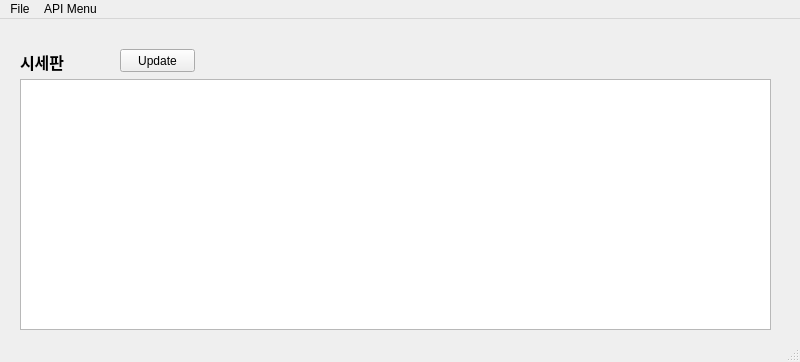
<?xml version="1.0" encoding="UTF-8"?>
<ui version="4.0">
 <class>MainWindow</class>
 <widget class="QMainWindow" name="MainWindow">
  <property name="geometry">
   <rect>
    <x>0</x>
    <y>0</y>
    <width>800</width>
    <height>362</height>
   </rect>
  </property>
  <property name="windowTitle">
   <string>MainWindow</string>
  </property>
  <widget class="QWidget" name="centralwidget">
   <widget class="QTableWidget" name="price_table">
    <property name="geometry">
     <rect>
      <x>20</x>
      <y>60</y>
      <width>751</width>
      <height>251</height>
     </rect>
    </property>
   </widget>
   <widget class="QLabel" name="label">
    <property name="geometry">
     <rect>
      <x>20</x>
      <y>31</y>
      <width>61</width>
      <height>21</height>
     </rect>
    </property>
    <property name="font">
     <font>
      <family>맑은 고딕</family>
      <pointsize>12</pointsize>
      <weight>75</weight>
      <bold>true</bold>
     </font>
    </property>
    <property name="focusPolicy">
     <enum>Qt::ClickFocus</enum>
    </property>
    <property name="text">
     <string>시세판</string>
    </property>
   </widget>
   <widget class="QPushButton" name="pushButton">
    <property name="geometry">
     <rect>
      <x>120</x>
      <y>30</y>
      <width>75</width>
      <height>23</height>
     </rect>
    </property>
    <property name="text">
     <string>Update</string>
    </property>
   </widget>
  </widget>
  <widget class="QMenuBar" name="menubar">
   <property name="geometry">
    <rect>
     <x>0</x>
     <y>0</y>
     <width>800</width>
     <height>21</height>
    </rect>
   </property>
   <widget class="QMenu" name="menuAPI_Menu">
    <property name="title">
     <string>API Menu</string>
    </property>
    <addaction name="actionConnect"/>
    <addaction name="actionSubscribe_Price"/>
    <addaction name="actionUnsubscribe_Price"/>
    <addaction name="actionGetHistoryData"/>
    <addaction name="actionGetMasterData"/>
    <addaction name="actionGetETPPrice"/>
   </widget>
   <widget class="QMenu" name="menuFile">
    <property name="title">
     <string>File</string>
    </property>
    <addaction name="actionQuit"/>
   </widget>
   <addaction name="menuFile"/>
   <addaction name="menuAPI_Menu"/>
  </widget>
  <widget class="QStatusBar" name="statusbar"/>
  <action name="actionConnect">
   <property name="text">
    <string>Check Connection</string>
   </property>
  </action>
  <action name="actionSubscribe_Price">
   <property name="text">
    <string>Subscribe Price</string>
   </property>
  </action>
  <action name="actionUnsubscribe_Price">
   <property name="text">
    <string>unsubscribe Price</string>
   </property>
  </action>
  <action name="actionDisconnect">
   <property name="text">
    <string>Disconnect</string>
   </property>
  </action>
  <action name="actionQuit">
   <property name="text">
    <string>Quit</string>
   </property>
  </action>
  <action name="actionGetHistoryData">
   <property name="text">
    <string>GetHistoryData</string>
   </property>
  </action>
  <action name="actionGetMasterData">
   <property name="text">
    <string>GetMasterData</string>
   </property>
  </action>
  <action name="actionGetETPPrice">
   <property name="text">
    <string>GetETPPrice</string>
   </property>
  </action>
 </widget>
 <resources/>
 <connections/>
</ui>
